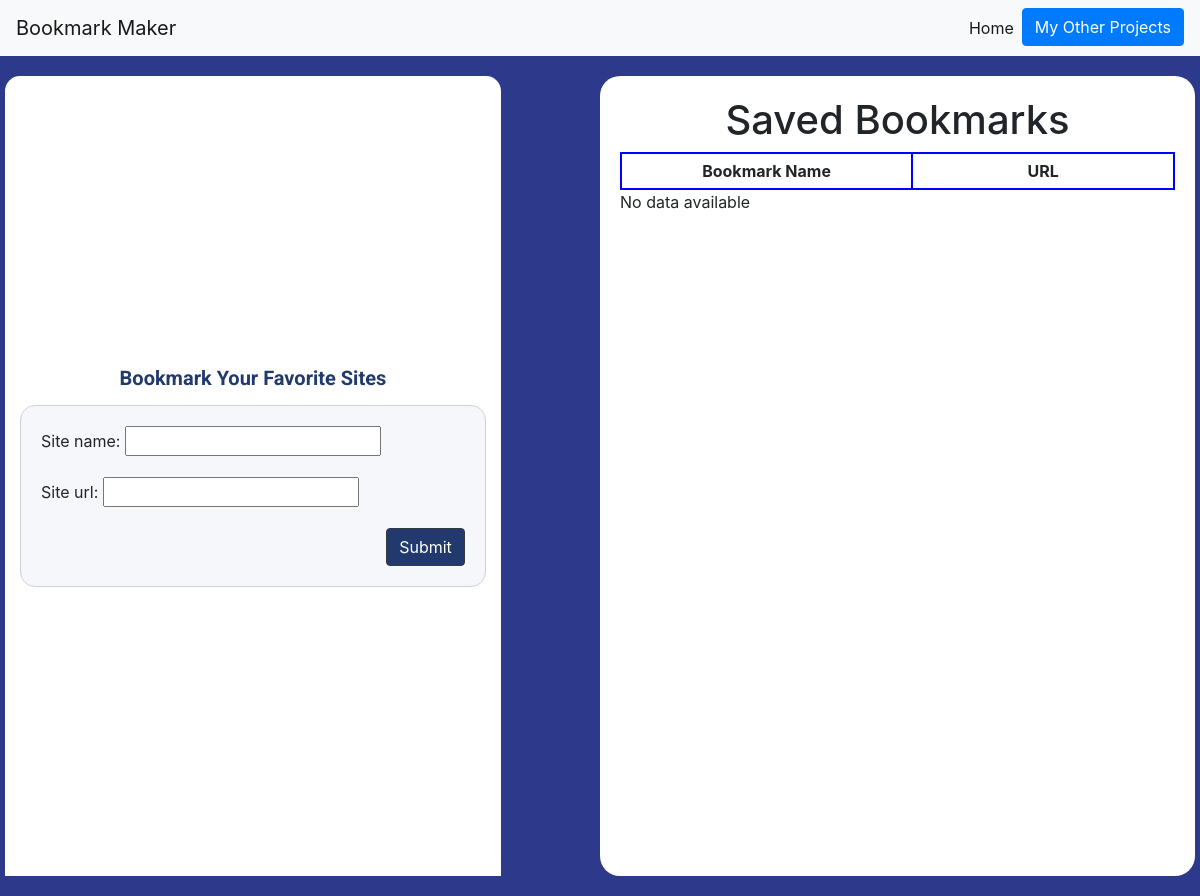
/, run on an earlier commit of the app's database.
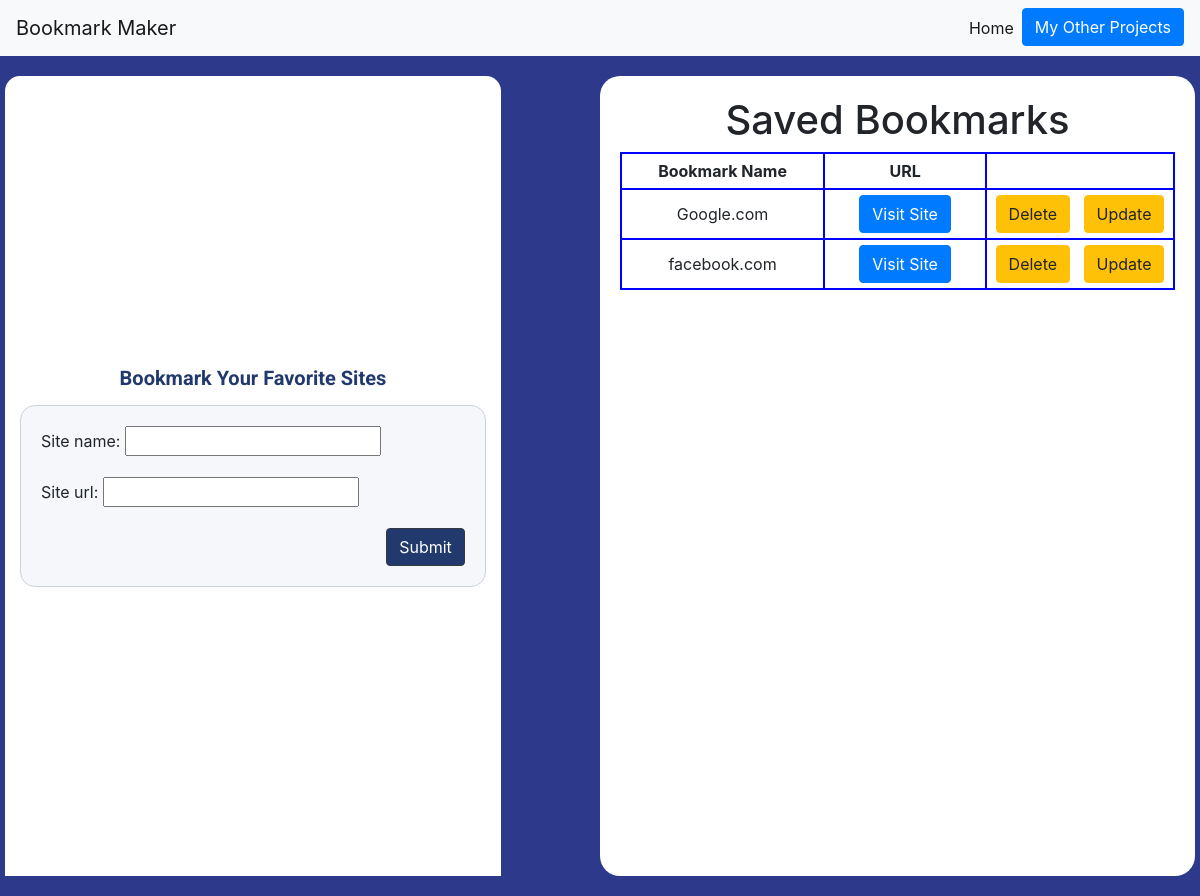
And on a later commit of the database.
### bookmarkmakerapp/models.py (models this page shows)
class bookmarkMakertable(models.Model):
    site_name=models.CharField(max_length=300)
    site_url=models.CharField(max_length=3000)

### bookmarkmakerapp/views.py (the view)
# urls.py: path("",views.bookmarkMaker),
def bookmarkMaker(request):
    form=forms.bookmarkMakerForm()
    data=bookmarkMakertable.objects.all().order_by("-id")
    if request.method=="POST":
        form=forms.bookmarkMakerForm(request.POST)
        if form.is_valid():
            form.save(commit=True)
            form=forms.bookmarkMakerForm()
    return render(request, "index.html",{"form":form,"data":data})

### bookmarkmakerapp/forms.py
class bookmarkMakerForm(forms.ModelForm):
    site_url=forms.CharField()
    class Meta:
        model=bookmarkMakertable
        fields="__all__"

### templates/index.html (shortened to what this page needs)
{% extends 'base.html' %}
    {% load static %}
    {% load custom_filter %}
    {% block content %}
    <div class="bgContainerblue">
        <div clas="container">
            <div class="row">
                <div class="d-flex flex-column justify-content-center bookmarkCard col-5">
                    <h1 class="heading">Bookmark Your Favorite Sites</h1>
                    <div class="innerform">
                        <form method="POST">
                            <div>
                                {{form.as_p}}
                            </div>
                            <div class="text-right">
                                <button type="submit" class="backg btn btn-dark" id="submitBtn">Submit</button>
                            </div>
                        </form>
                    </div>
                </div>
                <div class="ml-auto col-6 savedData ">
                    <h1 class="nameTitle">
                        Saved Bookmarks
                    </h1>
                    {% if data %}
                    <table>
                        <thead >
                            <th>Bookmark Name</th>
                            <th>URL</th>
                        </thead>
                        {% for each in data %}
                            <tr>
                                <td>{{each.site_name | add:".com " }}</td>
                                <td><a href="https://{{each.site_url}}" target="_blank"><button class='btn btn-primary'>Visit Site</button></a></td>
                                <td><a href="delete/{{each.id}}"><button class='btn btn-warning'>Delete</button></a>
                                &nbsp;&nbsp;<a href="update/{{each.id}}"><button class='btn btn-warning'>Update</button></a>
                                </td>
                            </tr>
                        {% endfor %}
                    </table>
                    {%else %}
                        <table>
                            <thead>
                                <th>Bookmark Name</th>
                                <th>URL</th>
                            </thead>
                        </table>
                        <tr>No data available</tr>
                    {% endif %}
                </div>
        </div>
        </div>
    </div>
    {% endblock %}

What changed in the data, as far as the page shows it:
added bookmarkMakertable: site_name|add "Google.com"
added bookmarkMakertable: site_name|add "facebook.com"
Also different on the page:
text no longer shown: "No data available"
